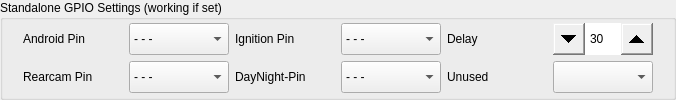
       <widget class="QGroupBox" name="groupBoxGPIO2">
        <property name="sizePolicy">
         <sizepolicy hsizetype="Expanding" vsizetype="Fixed">
          <horstretch>0</horstretch>
          <verstretch>0</verstretch>
         </sizepolicy>
        </property>
        <property name="title">
         <string>Standalone GPIO Settings (working if set)</string>
        </property>
        <layout class="QVBoxLayout" name="verticalLayout_28">
         <property name="spacing">
          <number>10</number>
         </property>
         <property name="topMargin">
          <number>0</number>
         </property>
         <property name="bottomMargin">
          <number>0</number>
         </property>
         <item>
          <widget class="QWidget" name="widget3" native="true">
           <property name="sizePolicy">
            <sizepolicy hsizetype="Expanding" vsizetype="Fixed">
             <horstretch>0</horstretch>
             <verstretch>0</verstretch>
            </sizepolicy>
           </property>
           <layout class="QVBoxLayout" name="verticalLayout_29">
            <property name="topMargin">
             <number>2</number>
            </property>
            <property name="bottomMargin">
             <number>2</number>
            </property>
            <item>
             <layout class="QHBoxLayout" name="horizontalLayout_25">
              <item>
               <layout class="QFormLayout" name="androidpin">
                <item row="0" column="0">
                 <widget class="QLabel" name="labelAndroid">
                  <property name="sizePolicy">
                   <sizepolicy hsizetype="Fixed" vsizetype="Fixed">
                    <horstretch>0</horstretch>
                    <verstretch>0</verstretch>
                   </sizepolicy>
                  </property>
                  <property name="minimumSize">
                   <size>
                    <width>100</width>
                    <height>32</height>
                   </size>
                  </property>
                  <property name="maximumSize">
                   <size>
                    <width>16777215</width>
                    <height>32</height>
                   </size>
                  </property>
                  <property name="text">
                   <string>Android Pin</string>
                  </property>
                 </widget>
                </item>
                <item row="0" column="1">
                 <widget class="QComboBox" name="comboBoxAndroid">
                  <property name="sizePolicy">
                   <sizepolicy hsizetype="Fixed" vsizetype="Fixed">
                    <horstretch>0</horstretch>
                    <verstretch>0</verstretch>
                   </sizepolicy>
                  </property>
                  <property name="minimumSize">
                   <size>
                    <width>100</width>
                    <height>32</height>
                   </size>
                  </property>
                  <property name="maximumSize">
                   <size>
                    <width>16777215</width>
                    <height>32</height>
                   </size>
                  </property>
                  <property name="styleSheet">
                   <string notr="true">QScrollBar { 
	width: 40px;
	background-color: rgba(85, 87, 83, 0.7);
}</string>
                  </property>
                  <item>
                   <property name="text">
                    <string>- - -</string>
                   </property>
                  </item>
                  <item>
                   <property name="text">
                    <string>1</string>
                   </property>
                  </item>
                  <item>
                   <property name="text">
                    <string>2</string>
                   </property>
                  </item>
                  <item>
                   <property name="text">
                    <string>3</string>
                   </property>
                  </item>
                  <item>
                   <property name="text">
                    <string>4</string>
                   </property>
                  </item>
                  <item>
                   <property name="text">
                    <string>5</string>
                   </property>
                  </item>
                  <item>
                   <property name="text">
                    <string>6</string>
                   </property>
                  </item>
                  <item>
                   <property name="text">
                    <string>7</string>
                   </property>
                  </item>
                  <item>
                   <property name="text">
                    <string>8</string>
                   </property>
                  </item>
                  <item>
                   <property name="text">
                    <string>9</string>
                   </property>
                  </item>
                  <item>
                   <property name="text">
                    <string>10</string>
                   </property>
                  </item>
                  <item>
                   <property name="text">
                    <string>11</string>
                   </property>
                  </item>
                  <item>
                   <property name="text">
                    <string>12</string>
                   </property>
                  </item>
                  <item>
                   <property name="text">
                    <string>13</string>
                   </property>
                  </item>
                  <item>
                   <property name="text">
                    <string>14</string>
                   </property>
                  </item>
                  <item>
                   <property name="text">
                    <string>15</string>
                   </property>
                  </item>
                  <item>
                   <property name="text">
                    <string>16</string>
                   </property>
                  </item>
                  <item>
                   <property name="text">
                    <string>17</string>
                   </property>
                  </item>
                  <item>
                   <property name="text">
                    <string>18</string>
                   </property>
                  </item>
                  <item>
                   <property name="text">
                    <string>19</string>
                   </property>
                  </item>
                  <item>
                   <property name="text">
                    <string>20</string>
                   </property>
                  </item>
                  <item>
                   <property name="text">
                    <string>21</string>
                   </property>
                  </item>
                  <item>
                   <property name="text">
                    <string>22</string>
                   </property>
                  </item>
                  <item>
                   <property name="text">
                    <string>23</string>
                   </property>
                  </item>
                  <item>
                   <property name="text">
                    <string>24</string>
                   </property>
                  </item>
                  <item>
                   <property name="text">
                    <string>25</string>
                   </property>
                  </item>
                  <item>
                   <property name="text">
                    <string>26</string>
                   </property>
                  </item>
                 </widget>
                </item>
               </layout>
              </item>
              <item>
               <layout class="QFormLayout" name="ignitionpin">
                <item row="0" column="0">
                 <widget class="QLabel" name="labelGPIOShutdown">
                  <property name="sizePolicy">
                   <sizepolicy hsizetype="Fixed" vsizetype="Fixed">
                    <horstretch>0</horstretch>
                    <verstretch>0</verstretch>
                   </sizepolicy>
                  </property>
                  <property name="minimumSize">
                   <size>
                    <width>100</width>
                    <height>32</height>
                   </size>
                  </property>
                  <property name="maximumSize">
                   <size>
                    <width>16777215</width>
                    <height>32</height>
                   </size>
                  </property>
                  <property name="text">
                   <string>Ignition Pin</string>
                  </property>
                 </widget>
                </item>
                <item row="0" column="1">
                 <widget class="QComboBox" name="comboBoxGPIOShutdown">
                  <property name="sizePolicy">
                   <sizepolicy hsizetype="Fixed" vsizetype="Fixed">
                    <horstretch>0</horstretch>
                    <verstretch>0</verstretch>
                   </sizepolicy>
                  </property>
                  <property name="minimumSize">
                   <size>
                    <width>100</width>
                    <height>32</height>
                   </size>
                  </property>
                  <property name="maximumSize">
                   <size>
                    <width>16777215</width>
                    <height>32</height>
                   </size>
                  </property>
                  <property name="styleSheet">
                   <string notr="true">QScrollBar { 
	width: 40px;
	background-color: rgba(85, 87, 83, 0.7);
}</string>
                  </property>
                  <item>
                   <property name="text">
                    <string>- - -</string>
                   </property>
                  </item>
                  <item>
                   <property name="text">
                    <string>1</string>
                   </property>
                  </item>
                  <item>
                   <property name="text">
                    <string>2</string>
                   </property>
                  </item>
                  <item>
                   <property name="text">
                    <string>3</string>
                   </property>
                  </item>
                  <item>
                   <property name="text">
                    <string>4</string>
                   </property>
                  </item>
                  <item>
                   <property name="text">
                    <string>5</string>
                   </property>
                  </item>
                  <item>
                   <property name="text">
                    <string>6</string>
                   </property>
                  </item>
                  <item>
                   <property name="text">
                    <string>7</string>
                   </property>
                  </item>
                  <item>
                   <property name="text">
                    <string>8</string>
                   </property>
                  </item>
                  <item>
                   <property name="text">
                    <string>9</string>
                   </property>
                  </item>
                  <item>
                   <property name="text">
                    <string>10</string>
                   </property>
                  </item>
                  <item>
                   <property name="text">
                    <string>11</string>
                   </property>
                  </item>
                  <item>
                   <property name="text">
                    <string>12</string>
                   </property>
                  </item>
                  <item>
                   <property name="text">
                    <string>13</string>
                   </property>
                  </item>
                  <item>
                   <property name="text">
                    <string>14</string>
                   </property>
                  </item>
                  <item>
                   <property name="text">
                    <string>15</string>
                   </property>
                  </item>
                  <item>
                   <property name="text">
                    <string>16</string>
                   </property>
                  </item>
                  <item>
                   <property name="text">
                    <string>17</string>
                   </property>
                  </item>
                  <item>
                   <property name="text">
                    <string>18</string>
                   </property>
                  </item>
                  <item>
                   <property name="text">
                    <string>19</string>
                   </property>
                  </item>
                  <item>
                   <property name="text">
                    <string>20</string>
                   </property>
                  </item>
                  <item>
                   <property name="text">
                    <string>21</string>
                   </property>
                  </item>
                  <item>
                   <property name="text">
                    <string>22</string>
                   </property>
                  </item>
                  <item>
                   <property name="text">
                    <string>23</string>
                   </property>
                  </item>
                  <item>
                   <property name="text">
                    <string>24</string>
                   </property>
                  </item>
                  <item>
                   <property name="text">
                    <string>25</string>
                   </property>
                  </item>
                  <item>
                   <property name="text">
                    <string>26</string>
                   </property>
                  </item>
                 </widget>
                </item>
               </layout>
              </item>
              <item>
               <layout class="QFormLayout" name="delay">
                <item row="0" column="0">
                 <widget class="QLabel" name="labelGPIOShutdownDelay">
                  <property name="sizePolicy">
                   <sizepolicy hsizetype="Fixed" vsizetype="Fixed">
                    <horstretch>0</horstretch>
                    <verstretch>0</verstretch>
                   </sizepolicy>
                  </property>
                  <property name="minimumSize">
                   <size>
                    <width>100</width>
                    <height>32</height>
                   </size>
                  </property>
                  <property name="maximumSize">
                   <size>
                    <width>16777215</width>
                    <height>32</height>
                   </size>
                  </property>
                  <property name="text">
                   <string>Delay</string>
                  </property>
                 </widget>
                </item>
                <item row="0" column="1">
                 <widget class="QSpinBox" name="spinBoxGPIOShutdownDelay">
                  <property name="sizePolicy">
                   <sizepolicy hsizetype="Fixed" vsizetype="Fixed">
                    <horstretch>0</horstretch>
                    <verstretch>0</verstretch>
                   </sizepolicy>
                  </property>
                  <property name="minimumSize">
                   <size>
                    <width>100</width>
                    <height>32</height>
                   </size>
                  </property>
                  <property name="styleSheet">
                   <string notr="true">QSpinBox::up-button { width: 32px; height: 32px;
subcontrol-origin: margin;
subcontrol-position: center right;
}
QSpinBox::down-button { width: 32px; height: 32px; 
subcontrol-origin: margin;
subcontrol-position: center left;
}</string>
                  </property>
                  <property name="minimum">
                   <number>5</number>
                  </property>
                  <property name="maximum">
                   <number>600</number>
                  </property>
                  <property name="value">
                   <number>30</number>
                  </property>
                 </widget>
                </item>
               </layout>
              </item>
             </layout>
            </item>
            <item>
             <layout class="QHBoxLayout" name="horizontalLayout_26">
              <item>
               <layout class="QFormLayout" name="rearcampin">
                <item row="0" column="0">
                 <widget class="QLabel" name="labelRearcam">
                  <property name="sizePolicy">
                   <sizepolicy hsizetype="Fixed" vsizetype="Fixed">
                    <horstretch>0</horstretch>
                    <verstretch>0</verstretch>
                   </sizepolicy>
                  </property>
                  <property name="minimumSize">
                   <size>
                    <width>100</width>
                    <height>32</height>
                   </size>
                  </property>
                  <property name="maximumSize">
                   <size>
                    <width>16777215</width>
                    <height>32</height>
                   </size>
                  </property>
                  <property name="text">
                   <string>Rearcam Pin</string>
                  </property>
                 </widget>
                </item>
                <item row="0" column="1">
                 <widget class="QComboBox" name="comboBoxRearcam">
                  <property name="sizePolicy">
                   <sizepolicy hsizetype="Fixed" vsizetype="Fixed">
                    <horstretch>0</horstretch>
                    <verstretch>0</verstretch>
                   </sizepolicy>
                  </property>
                  <property name="minimumSize">
                   <size>
                    <width>100</width>
                    <height>32</height>
                   </size>
                  </property>
                  <property name="maximumSize">
                   <size>
                    <width>16777215</width>
                    <height>32</height>
                   </size>
                  </property>
                  <property name="styleSheet">
                   <string notr="true">QScrollBar { 
	width: 40px;
	background-color: rgba(85, 87, 83, 0.7);
}</string>
                  </property>
                  <item>
                   <property name="text">
                    <string>- - -</string>
                   </property>
                  </item>
                  <item>
                   <property name="text">
                    <string>1</string>
                   </property>
                  </item>
                  <item>
                   <property name="text">
                    <string>2</string>
                   </property>
                  </item>
                  <item>
                   <property name="text">
                    <string>3</string>
                   </property>
                  </item>
                  <item>
                   <property name="text">
                    <string>4</string>
                   </property>
                  </item>
                  <item>
                   <property name="text">
                    <string>5</string>
                   </property>
                  </item>
                  <item>
                   <property name="text">
                    <string>6</string>
                   </property>
                  </item>
                  <item>
                   <property name="text">
                    <string>7</string>
                   </property>
                  </item>
                  <item>
                   <property name="text">
                    <string>8</string>
                   </property>
                  </item>
                  <item>
                   <property name="text">
                    <string>9</string>
                   </property>
                  </item>
                  <item>
                   <property name="text">
                    <string>10</string>
                   </property>
                  </item>
                  <item>
                   <property name="text">
                    <string>11</string>
                   </property>
                  </item>
                  <item>
                   <property name="text">
                    <string>12</string>
                   </property>
                  </item>
                  <item>
                   <property name="text">
                    <string>13</string>
                   </property>
                  </item>
                  <item>
                   <property name="text">
                    <string>14</string>
                   </property>
                  </item>
                  <item>
                   <property name="text">
                    <string>15</string>
                   </property>
                  </item>
                  <item>
                   <property name="text">
                    <string>16</string>
                   </property>
                  </item>
                  <item>
                   <property name="text">
                    <string>17</string>
                   </property>
                  </item>
                  <item>
                   <property name="text">
                    <string>18</string>
                   </property>
                  </item>
                  <item>
                   <property name="text">
                    <string>19</string>
                   </property>
                  </item>
                  <item>
                   <property name="text">
                    <string>20</string>
                   </property>
                  </item>
                  <item>
                   <property name="text">
                    <string>21</string>
                   </property>
                  </item>
                  <item>
                   <property name="text">
                    <string>22</string>
                   </property>
                  </item>
                  <item>
                   <property name="text">
                    <string>23</string>
                   </property>
                  </item>
                  <item>
                   <property name="text">
                    <string>24</string>
                   </property>
                  </item>
                  <item>
                   <property name="text">
                    <string>25</string>
                   </property>
                  </item>
                  <item>
                   <property name="text">
                    <string>26</string>
                   </property>
                  </item>
                 </widget>
                </item>
               </layout>
              </item>
              <item>
               <layout class="QFormLayout" name="daynightpin">
                <item row="0" column="0">
                 <widget class="QLabel" name="label_16">
                  <property name="sizePolicy">
                   <sizepolicy hsizetype="Fixed" vsizetype="Fixed">
                    <horstretch>0</horstretch>
                    <verstretch>0</verstretch>
                   </sizepolicy>
                  </property>
                  <property name="minimumSize">
                   <size>
                    <width>100</width>
                    <height>32</height>
                   </size>
                  </property>
                  <property name="maximumSize">
                   <size>
                    <width>100</width>
                    <height>32</height>
                   </size>
                  </property>
                  <property name="text">
                   <string>DayNight-Pin</string>
                  </property>
                 </widget>
                </item>
                <item row="0" column="1">
                 <widget class="QComboBox" name="comboBoxDayNight">
                  <property name="sizePolicy">
                   <sizepolicy hsizetype="Fixed" vsizetype="Fixed">
                    <horstretch>0</horstretch>
                    <verstretch>0</verstretch>
                   </sizepolicy>
                  </property>
                  <property name="minimumSize">
                   <size>
                    <width>100</width>
                    <height>32</height>
                   </size>
                  </property>
                  <property name="maximumSize">
                   <size>
                    <width>16777215</width>
                    <height>32</height>
                   </size>
                  </property>
                  <property name="styleSheet">
                   <string notr="true">QScrollBar { 
	width: 40px;
	background-color: rgba(85, 87, 83, 0.7);
}</string>
                  </property>
                  <item>
                   <property name="text">
                    <string>- - -</string>
                   </property>
                  </item>
                  <item>
                   <property name="text">
                    <string>1</string>
                   </property>
                  </item>
                  <item>
                   <property name="text">
                    <string>2</string>
                   </property>
                  </item>
                  <item>
                   <property name="text">
                    <string>3</string>
                   </property>
                  </item>
                  <item>
                   <property name="text">
                    <string>4</string>
                   </property>
                  </item>
                  <item>
                   <property name="text">
                    <string>5</string>
                   </property>
                  </item>
                  <item>
                   <property name="text">
                    <string>6</string>
                   </property>
                  </item>
                  <item>
                   <property name="text">
                    <string>7</string>
                   </property>
                  </item>
                  <item>
                   <property name="text">
                    <string>8</string>
                   </property>
                  </item>
                  <item>
                   <property name="text">
                    <string>9</string>
                   </property>
                  </item>
                  <item>
                   <property name="text">
                    <string>10</string>
                   </property>
                  </item>
                  <item>
                   <property name="text">
                    <string>11</string>
                   </property>
                  </item>
                  <item>
                   <property name="text">
                    <string>12</string>
                   </property>
                  </item>
                  <item>
                   <property name="text">
                    <string>13</string>
                   </property>
                  </item>
                  <item>
                   <property name="text">
                    <string>14</string>
                   </property>
                  </item>
                  <item>
                   <property name="text">
                    <string>15</string>
                   </property>
                  </item>
                  <item>
                   <property name="text">
                    <string>16</string>
                   </property>
                  </item>
                  <item>
                   <property name="text">
                    <string>17</string>
                   </property>
                  </item>
                  <item>
                   <property name="text">
                    <string>18</string>
                   </property>
                  </item>
                  <item>
                   <property name="text">
                    <string>19</string>
                   </property>
                  </item>
                  <item>
                   <property name="text">
                    <string>20</string>
                   </property>
                  </item>
                  <item>
                   <property name="text">
                    <string>21</string>
                   </property>
                  </item>
                  <item>
                   <property name="text">
                    <string>22</string>
                   </property>
                  </item>
                  <item>
                   <property name="text">
                    <string>23</string>
                   </property>
                  </item>
                  <item>
                   <property name="text">
                    <string>24</string>
                   </property>
                  </item>
                  <item>
                   <property name="text">
                    <string>25</string>
                   </property>
                  </item>
                  <item>
                   <property name="text">
                    <string>26</string>
                   </property>
                  </item>
                 </widget>
                </item>
               </layout>
              </item>
              <item>
               <layout class="QFormLayout" name="formLayout_6">
                <item row="0" column="0">
                 <widget class="QLabel" name="label_17">
                  <property name="sizePolicy">
                   <sizepolicy hsizetype="Fixed" vsizetype="Fixed">
                    <horstretch>0</horstretch>
                    <verstretch>0</verstretch>
                   </sizepolicy>
                  </property>
                  <property name="minimumSize">
                   <size>
                    <width>100</width>
                    <height>32</height>
                   </size>
                  </property>
                  <property name="maximumSize">
                   <size>
                    <width>100</width>
                    <height>32</height>
                   </size>
                  </property>
                  <property name="text">
                   <string>Unused</string>
                  </property>
                 </widget>
                </item>
                <item row="0" column="1">
                 <widget class="QComboBox" name="comboBox">
                  <property name="sizePolicy">
                   <sizepolicy hsizetype="Fixed" vsizetype="Fixed">
                    <horstretch>0</horstretch>
                    <verstretch>0</verstretch>
                   </sizepolicy>
                  </property>
                  <property name="minimumSize">
                   <size>
                    <width>100</width>
                    <height>32</height>
                   </size>
                  </property>
                  <property name="maximumSize">
                   <size>
                    <width>100</width>
                    <height>32</height>
                   </size>
                  </property>
                  <property name="styleSheet">
                   <string notr="true">QScrollBar { 
	width: 40px;
	background-color: rgba(85, 87, 83, 0.7);
}</string>
                  </property>
                 </widget>
                </item>
               </layout>
              </item>
             </layout>
            </item>
           </layout>
          </widget>
         </item>
        </layout>
       </widget>
